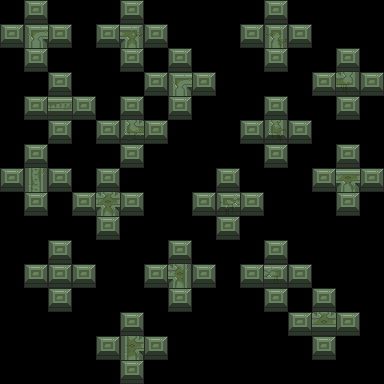

Tiled map render using the project's own tile images. Description and the whole map definition, tile-layer contents included, below:
An orthogonal 16x16 tile map with 24x24 px tiles, 5 tile layers (regions_input, regions_output, input_walls, inputnot_walls, ...).

<map version="1.0" tiledversion="2017.07.11" orientation="orthogonal" renderorder="right-down" width="16" height="16" tilewidth="24" tileheight="24" nextobjectid="1">
 <tileset firstgid="1" source="../oryx_world2.tsx" />
 <layer name="regions_input" width="16" height="16">
  <data encoding="csv">
0,7,0,0,0,7,0,0,0,0,0,7,0,0,0,0,
7,26,26,0,26,26,7,0,0,0,7,7,7,0,0,0,
0,26,0,0,0,26,0,7,0,0,0,7,0,0,7,0,
0,0,7,0,0,0,7,7,7,0,0,0,0,7,7,7,
0,26,26,26,0,7,0,7,0,0,0,7,0,0,7,0,
0,0,7,0,7,7,7,0,0,0,7,7,7,0,0,0,
0,26,0,0,0,7,0,0,0,0,0,7,0,0,7,0,
7,26,7,0,26,0,0,0,0,7,0,0,0,7,7,7,
0,26,0,26,26,26,0,0,7,7,7,0,0,0,7,0,
0,0,0,0,26,0,0,0,0,7,0,0,0,0,0,0,
0,0,7,0,0,0,0,7,0,0,0,7,0,0,0,0,
0,7,7,7,0,0,7,7,7,0,7,7,7,0,0,0,
0,0,7,0,0,0,0,7,0,0,0,7,0,7,0,0,
0,0,0,0,0,7,0,0,0,0,0,0,7,7,7,0,
0,0,0,0,7,7,7,0,0,0,0,0,0,7,0,0,
0,0,0,0,0,7,0,0,0,0,0,0,0,0,0,0
</data>
 </layer>
 <layer name="regions_output" width="16" height="16">
  <data encoding="csv">
0,0,0,0,0,0,0,0,0,0,0,0,0,0,0,0,
0,26,0,0,0,26,0,0,0,0,0,7,0,0,0,0,
0,0,0,0,0,0,0,0,0,0,0,0,0,0,0,0,
0,0,0,0,0,0,0,7,0,0,0,0,0,0,7,0,
0,0,26,0,0,0,0,0,0,0,0,0,0,0,0,0,
0,0,0,0,0,7,0,0,0,0,0,7,0,0,0,0,
0,0,0,0,0,0,0,0,0,0,0,0,0,0,0,0,
0,26,0,0,0,0,0,0,0,0,0,0,0,0,7,0,
0,0,0,0,26,0,0,0,0,7,0,0,0,0,0,0,
0,0,0,0,0,0,0,0,0,0,0,0,0,0,0,0,
0,0,0,0,0,0,0,0,0,0,0,0,0,0,0,0,
0,0,7,0,0,0,0,7,0,0,0,7,0,0,0,0,
0,0,0,0,0,0,0,0,0,0,0,0,0,0,0,0,
0,0,0,0,0,0,0,0,0,0,0,0,0,7,0,0,
0,0,0,0,0,7,0,0,0,0,0,0,0,0,0,0,
0,0,0,0,0,0,0,0,0,0,0,0,0,0,0,0
</data>
 </layer>
 <layer name="input_walls" width="16" height="16">
  <data encoding="csv">
0,0,0,0,0,0,0,0,0,0,0,0,0,0,0,0,
0,433,433,0,433,433,0,0,0,0,0,433,0,0,0,0,
0,433,0,0,0,433,0,0,0,0,0,433,0,0,433,0,
0,0,0,0,0,0,0,433,433,0,0,0,0,433,433,0,
0,433,433,433,0,433,0,433,0,0,0,433,0,0,0,0,
0,0,0,0,0,433,433,0,0,0,0,433,0,0,0,0,
0,433,0,0,0,0,0,0,0,0,0,0,0,0,0,0,
0,433,0,0,433,0,0,0,0,0,0,0,0,433,433,433,
0,433,0,433,433,433,0,0,0,433,433,0,0,0,433,0,
0,0,0,0,433,0,0,0,0,0,0,0,0,0,0,0,
0,0,0,0,0,0,0,433,0,0,0,0,0,0,0,0,
0,0,433,0,0,0,433,433,0,0,433,433,0,0,0,0,
0,0,0,0,0,0,0,433,0,0,0,0,0,433,0,0,
0,0,0,0,0,433,0,0,0,0,0,0,433,433,433,0,
0,0,0,0,0,433,433,0,0,0,0,0,0,0,0,0,
0,0,0,0,0,433,0,0,0,0,0,0,0,0,0,0
</data>
 </layer>
 <layer name="inputnot_walls" width="16" height="16">
  <data encoding="csv">
0,433,0,0,0,433,0,0,0,0,0,433,0,0,0,0,
433,0,0,0,0,0,433,0,0,0,433,0,433,0,0,0,
0,0,0,0,0,0,0,433,0,0,0,0,0,0,0,0,
0,0,433,0,0,0,433,0,0,0,0,0,0,0,0,433,
0,0,0,0,0,0,0,0,0,0,0,0,0,0,433,0,
0,0,433,0,433,0,0,0,0,0,433,0,433,0,0,0,
0,0,0,0,0,433,0,0,0,0,0,433,0,0,433,0,
433,0,433,0,0,0,0,0,0,433,0,0,0,0,0,0,
0,0,0,0,0,0,0,0,433,0,0,0,0,0,0,0,
0,0,0,0,0,0,0,0,0,433,0,0,0,0,0,0,
0,0,433,0,0,0,0,0,0,0,0,433,0,0,0,0,
0,433,0,433,0,0,0,0,433,0,0,0,433,0,0,0,
0,0,433,0,0,0,0,0,0,0,0,433,0,0,0,0,
0,0,0,0,0,0,0,0,0,0,0,0,0,0,0,0,
0,0,0,0,433,0,0,0,0,0,0,0,0,433,0,0,
0,0,0,0,0,0,0,0,0,0,0,0,0,0,0,0
</data>
 </layer>
 <layer name="output_terrain" width="16" height="16">
  <data encoding="csv">
0,0,0,0,0,0,0,0,0,0,0,0,0,0,0,0,
0,440,0,0,0,441,0,0,0,0,0,437,0,0,0,0,
0,0,0,0,0,0,0,0,0,0,0,0,0,0,0,0,
0,0,0,0,0,0,0,440,0,0,0,0,0,0,443,0,
0,0,435,0,0,0,0,0,0,0,0,0,0,0,0,0,
0,0,0,0,0,442,0,0,0,0,0,439,0,0,0,0,
0,0,0,0,0,0,0,0,0,0,0,0,0,0,0,0,
0,438,0,0,0,0,0,0,0,0,0,0,0,0,445,0,
0,0,0,0,444,0,0,0,0,434,0,0,0,0,0,0,
0,0,0,0,0,0,0,0,0,0,0,0,0,0,0,0,
0,0,0,0,0,0,0,0,0,0,0,0,0,0,0,0,
0,0,433,0,0,0,0,446,0,0,0,436,0,0,0,0,
0,0,0,0,0,0,0,0,0,0,0,0,0,0,0,0,
0,0,0,0,0,0,0,0,0,0,0,0,0,448,0,0,
0,0,0,0,0,447,0,0,0,0,0,0,0,0,0,0,
0,0,0,0,0,0,0,0,0,0,0,0,0,0,0,0
</data>
 </layer>
</map>
